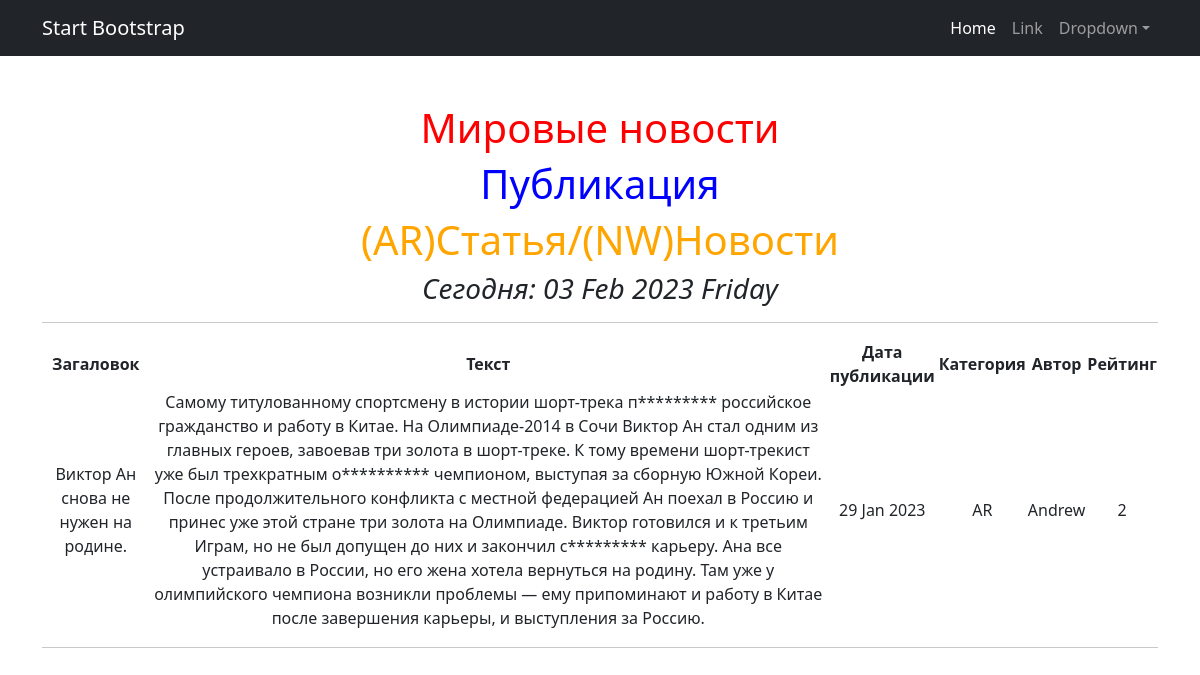
Screenshot of /news/1 with the database file from the repository.
### newsportal/models.py (models this page shows, shortened)
class Post(models.Model):
    author = models.ForeignKey(Author, on_delete=models.CASCADE)
    NEWS = 'NW'
    ARTICLE = 'AR'
    CATEGORY_CHOICES = (
        (NEWS, 'Новости'),
        (ARTICLE, 'Статья'),
    )
    categoryType = models.CharField(max_length=2, choices=CATEGORY_CHOICES, default=ARTICLE)
    dateCreation = models.DateTimeField(auto_now_add=True)
    postCategory = models.ManyToManyField(Category, through='PostCategory')
    title = models.CharField(max_length=128)
    text = models.TextField()
    rating = models.SmallIntegerField(default=0)

class Author(models.Model):
    authorUser = models.OneToOneField(User, on_delete=models.CASCADE)
    ratingAuthor = models.SmallIntegerField(default=0)

### newsportal/views.py (the view)
# urls.py: path('<int:pk>', NewsDetail.as_view()),
class NewsDetail(DetailView):
    model = Post
    template_name = 'selected_news.html'
    context_object_name = 'selected_news'
    def get_context_data(self, **kwargs):
        context = super().get_context_data(**kwargs)
        context['time_now'] = datetime.utcnow()
        context['next_sale'] = None
        return context

### newsportal/templatetags/custom_filters.py (called while the page is built)
@register.filter()
def censor(value):
   forbwords = ['припомнили', 'олимпийским', 'спортивную', 'победителю', 'витамины', 'добавки', 'товары', 'поощрение', 'денежного', 'поведению', 'неправильном']
   if not isinstance(value, str):
      raise TypeError(f"Некорректный набор: '{type(value)}'Введите строковое значение")
   for word in value.split():
      if word.lower() in forbwords:
         value = value.replace(word, f"{word[0]}{'*' * (len(word) - 1)}")
   return value

### newsportal/templatetags/custom_tags.py (called while the page is built)
@register.simple_tag()
def current_time(format_string='%b %d %Y'):
   return datetime.utcnow().strftime(format_string)

### templates/selected_news.html (shortened to what this page needs)
{% extends 'flatpages/default.html' %}
{% load custom_filters %}
{% load custom_tags %}
{% block content %}
<h1><font color="red">Мировые новости</font></h1>
<h1><font color="blue">Публикация</font></h1>
<h1><font color="orange">(AR)Статья/(NW)Новости</font></h1>
<h3><i>Сегодня: {% current_time '%d %b %Y %A' %}</i></h3>
<hr>
    <table>
        <tr>
            <td><b>Загаловок</b></td>
            <td><b>Текст</b></td>
            <td><b>Дата публикации</b></td>
            <td><b>Категория</b></td>
            <td><b>Автор</b></td>
            <td><b>Рейтинг</b></td>
        <tr>
        <tr>
            <td>{{ selected_news.title|censor }}</td>
            <td>
                <div align="center">{{ selected_news.text|censor }}</div>
            </td>
            <td>{{ selected_news.dateCreation|date:'d M Y ' }}</td>
            <td>{{ selected_news.categoryType }}</td>
            <td>{{ selected_news.author.authorUser }}</td>
            <td>{{ selected_news.rating }}</td>
        </tr>
    </table>
<hr>
{% endblock content %}

### rows the page displays
Post: title|censor "Виктор Ан снова не нужен на родине.", text|censor "Самому титулованному спортсмену в истории шорт-трека п********* российское гражданство и работу в Китае. На Олимпиаде-2014 в Сочи Виктор Ан стал одним из главных героев, завоевав три золота в шорт-треке. К тому времени шорт-трекист уже был трехкратным о********** чемпионом, выступая за сборную Южной Кореи. После продолжительного конфликта с местной федерацией Ан поехал в Россию и принес уже этой стране три золота на Олимпиаде. Виктор готовился и к третьим Играм, но не был допущен до них и закончил с********* карьеру. Ана все устраивало в России, но его жена хотела вернуться на родину. Там уже у олимпийского чемпиона возникли проблемы — ему припоминают и работу в Китае после завершения…", dateCreation "29 Jan 2023", categoryType "AR", author.authorUser "Andrew", rating "2"
